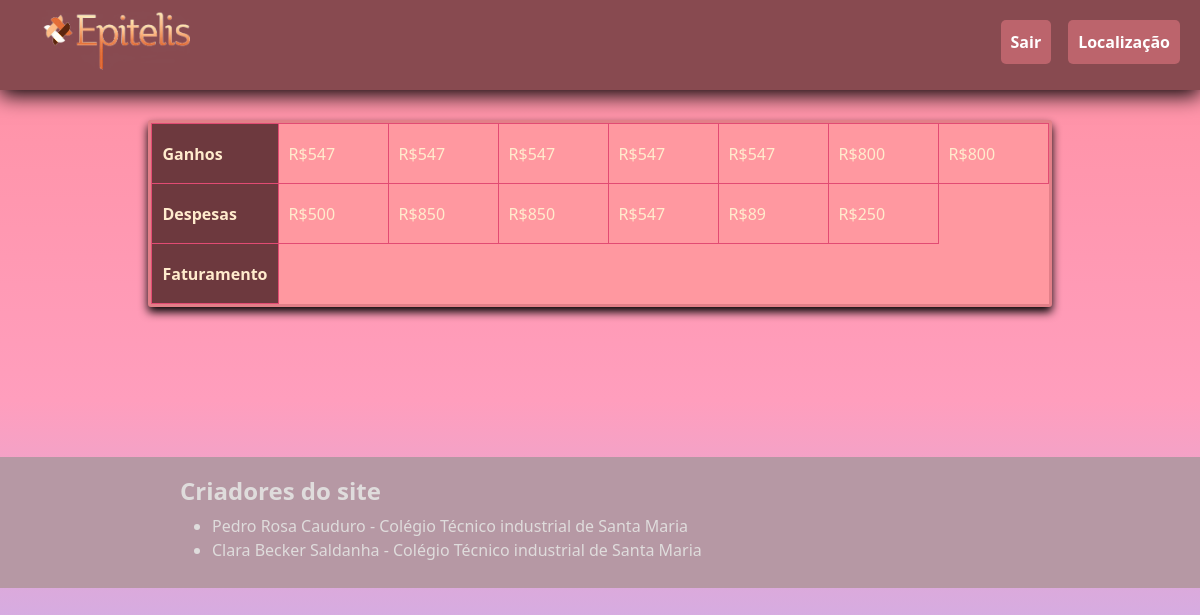
The page /financeiroADM.php (signed in) on the database its author committed.
### tables this page shows
CREATE TABLE ganhos (
  id int NOT NULL AUTO_INCREMENT,
  valor float NOT NULL,
  consulta_valor int NOT NULL,
  PRIMARY KEY (id),
  FOREIGN KEY (consulta_valor) REFERENCES consulta (valor));

### controller/procurarControlle.php (called while the page is built, shortened)
<?php
function loadGanhos() {
    require_once './model/ganhosModel.php';
    $ganhos = new ganhosModel();
    $ganhosList = $ganhos->loadGanhos();
    return $ganhosList;
}
function loadDespesas() {
    require_once './model/despesasModel.php';
    $despesas = new despesasModel();
    $despesasList = $despesas->loadDespesas();
    return $despesasList;
}

### model/ganhosModel.php (called while the page is built, shortened)
<?php
require_once 'conexaoMysql.php';
class ganhosModel {
    public function loadGanhos() {
        $db = new ConexaoMysql();
        $db->Conectar();
        $sql = 'SELECT valor FROM ganhos';
        $resultList = $db->Consultar($sql);
        return $resultList;
    }
}

### model/conexaoMysql.php (called while the page is built, shortened)
<?php
class ConexaoMysql {
    protected $mysqli;
    protected $server = '127.0.0.1';
    protected $user = 'root';
    protected $pass = 'pedropedro01';
    protected $dataBase = 'epitelis';
    public function Conectar(){
        $this->mysqli = new mysqli($this->server, $this->user, $this->pass, $this->dataBase);
        $this->mysqli->set_charset('utf8');
    }
    public function Consultar($sql){
        try {
            if ($result = $this->mysqli->query($sql)){
                return $result;
            } else {
                $this->total = 0;
                return null;
            }
        } catch (Exception $exc) {
            $this->Desconectar();
        }
    }
}

### model/despesasmodel.php (called while the page is built, shortened)
<?php
require_once 'conexaoMysql.php';
class despesasModel {
    public function loadDespesas() {
        $db = new ConexaoMysql();
        $db->Conectar();
        $sql = 'SELECT valor_despesa FROM despesas';
        $resultList = $db->Consultar($sql);
        return $resultList;
    }
    }

### financeiroADM.php (the view, shortened to what this page needs)
<?php
require_once './shared/header.php';
?>
<div class="tabela">
    <table>
        <?php
        require_once './controller/procurarControlle.php';
        $ganhosList = loadGanhos();
        echo '<tr>';
        echo '<th class="tabelaitens">Ganhos</th>';
        foreach ($ganhosList as $ganhos) {
            echo '<td class="tabelaitens">';
            echo 'R$' . $ganhos['valor'] . '';
            echo '</td>';
        }
        echo '</tr>';
        ?>
        <?php
        $despesasList = loadDespesas();
        echo '<tr>';
        echo '<th class="tabelaitens">Despesas</th>';
        foreach ($despesasList as $despesas) {
            echo '<td class="tabelaitens">';
            echo 'R$' . $despesas['valor_despesa'] . '';
            echo '</td>';
        }
        echo '</tr>';
        ?>
        <?php
        echo '<tr>';
        echo '<th class="tabelaitens">Faturamento</th>';
        echo '</tr>';
        ?>
    </table>
</div>
<?php
require_once './shared/footer.php'
?>

### css/estilo.css (style rules this page uses)
* { padding: 0; margin: 0; box-sizing: border-box; }
body { width: 100%; height: 100vh; z-index:4; overflow-x: hidden; background-image: linear-gradient(to bottom, rgba(255, 144, 161), rgba(255, 158, 189), rgb(179, 183, 255)); background-size: cover; background-attachment: fixed; }
table { color: blanchedalmond; }
.tabela { background-color: #ff98a0; margin: 30px auto 150px; width: fit-content; height: fit-content; border: 3px #e27f88; border-style: solid; border-radius: 3px; box-shadow: 0px 5px 10px 0px #000; }
.tabelaitens { border: 1px #e24b73 solid; padding: 10px; width: 110px; height: 60px; }
th { background-color: #6d393e; }

### rows shown on the page
ganhos: valor "547"
ganhos: valor "547"
ganhos: valor "547"
ganhos: valor "547"
ganhos: valor "800"

### other values the page prints
$despesas['valor_despesa'] "500"
$despesas['valor_despesa'] "850"
$despesas['valor_despesa'] "547"
$despesas['valor_despesa'] "89"
$despesas['valor_despesa'] "250"
